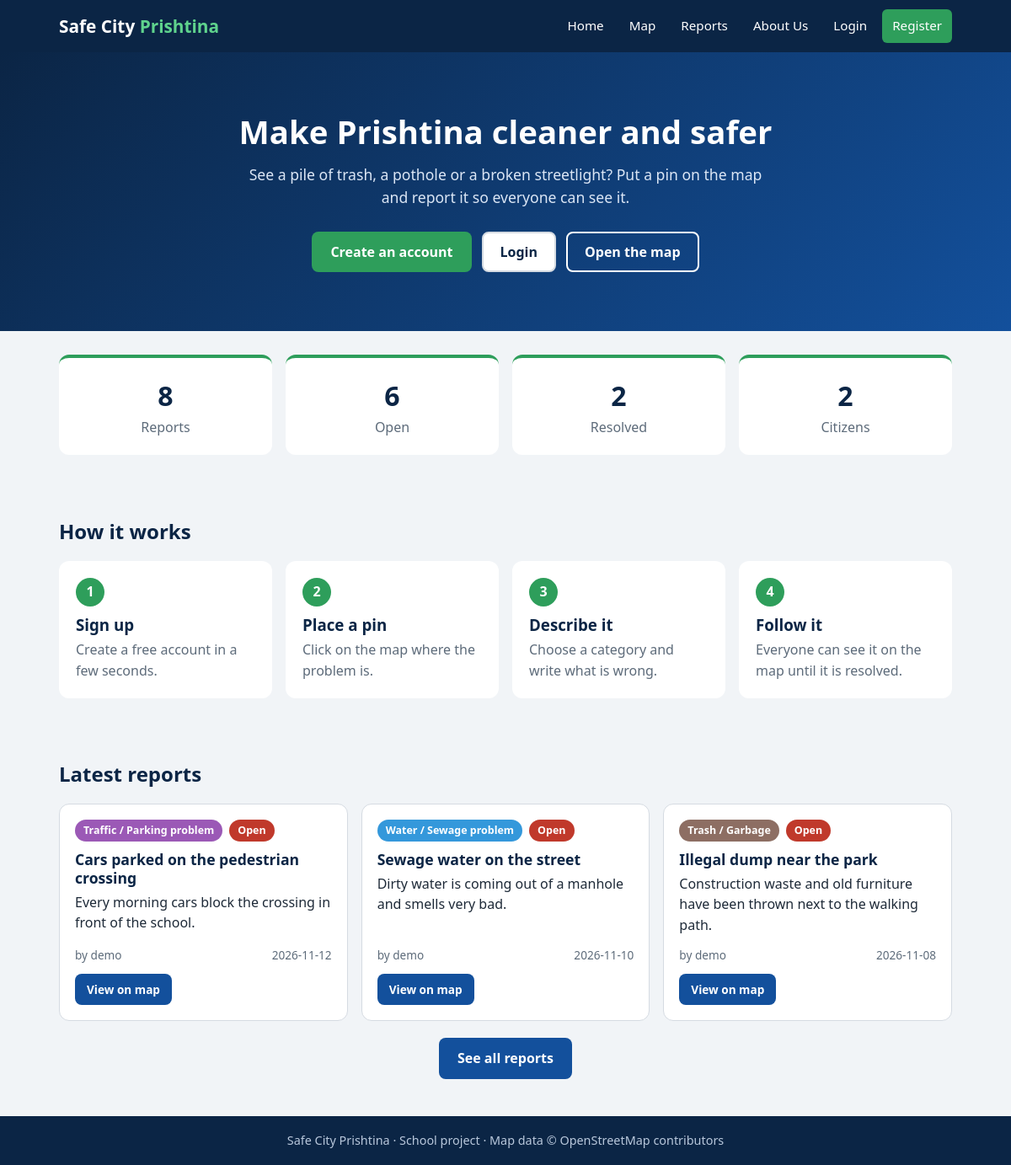
The page / on the database its author committed.
### tables this page shows
CREATE TABLE reports (
    id INTEGER PRIMARY KEY AUTOINCREMENT,
    user_id INTEGER NOT NULL,
    title TEXT NOT NULL,
    category TEXT NOT NULL,
    description TEXT NOT NULL,
    latitude REAL NOT NULL,
    longitude REAL NOT NULL,
    status TEXT NOT NULL DEFAULT 'open',
    created_at TEXT NOT NULL DEFAULT CURRENT_TIMESTAMP,
    FOREIGN KEY (user_id) REFERENCES users (id)
);

CREATE TABLE users (
    id INTEGER PRIMARY KEY AUTOINCREMENT,
    username TEXT NOT NULL UNIQUE,
    email TEXT NOT NULL UNIQUE,
    password_hash TEXT NOT NULL,
    created_at TEXT NOT NULL DEFAULT CURRENT_TIMESTAMP
);

### app.py (the view)
@app.route("/")
def index():
    db = get_db()
    stats = {
        "total": db.execute("SELECT COUNT(*) FROM reports").fetchone()[0],
        "open": db.execute("SELECT COUNT(*) FROM reports WHERE status = 'open'").fetchone()[0],
        "resolved": db.execute("SELECT COUNT(*) FROM reports WHERE status = 'resolved'").fetchone()[0],
        "users": db.execute("SELECT COUNT(*) FROM users").fetchone()[0],
    }
    return render_template("index.html", stats=stats, latest=fetch_reports(limit=3))

### app.py (called while the page is built)
def get_db():
    if "db" not in g:
        g.db = connect()
    return g.db

@app.before_request
def load_user():
    g.user = None
    user_id = session.get("user_id")
    if user_id is not None:
        g.user = get_db().execute(
            "SELECT id, username, email FROM users WHERE id = ?", (user_id,)
        ).fetchone()

@app.context_processor
def inject_globals():
    return {"categories": CATEGORIES, "statuses": STATUSES, "current_user": g.get("user")}

def report_to_dict(row):
    return {
        "id": row["id"],
        "title": row["title"],
        "category": row["category"],
        "category_label": CATEGORIES.get(row["category"], "Other"),
        "description": row["description"],
        "latitude": row["latitude"],
        "longitude": row["longitude"],
        "status": row["status"],
        "created_at": row["created_at"][:10],
        "username": row["username"],
        "can_edit": g.user is not None and g.user["id"] == row["user_id"],
    }

def fetch_reports(category=None, status=None, limit=None):
    sql = ("SELECT r.*, u.username FROM reports r "
           "JOIN users u ON u.id = r.user_id")
    conditions = []
    params = []
    if category in CATEGORIES:
        conditions.append("r.category = ?")
        params.append(category)
    if status in STATUSES:
        conditions.append("r.status = ?")
        params.append(status)
    if conditions:
        sql += " WHERE " + " AND ".join(conditions)
    sql += " ORDER BY r.created_at DESC, r.id DESC"
    if limit:
        sql += " LIMIT ?"
        params.append(limit)
    rows = get_db().execute(sql, params).fetchall()
    return [report_to_dict(row) for row in rows]

### database.py (called while the page is built)
def connect():
    connection = sqlite3.connect(DB_PATH)
    connection.row_factory = sqlite3.Row
    connection.execute("PRAGMA foreign_keys = ON")
    return connection

### templates/index.html
{% extends "base.html" %}
{% block content %}
<section class="hero">
    <div class="container">
        <h1>Make Prishtina cleaner and safer</h1>
        <p>See a pile of trash, a pothole or a broken streetlight? Put a pin on the map and report it so everyone can see it.</p>
        <div class="hero-buttons">
            {% if current_user %}
                <a href="{{ url_for('new_report') }}" class="btn btn-green">Report a problem</a>
            {% else %}
                <a href="{{ url_for('register') }}" class="btn btn-green">Create an account</a>
                <a href="{{ url_for('login') }}" class="btn btn-light">Login</a>
            {% endif %}
            <a href="{{ url_for('map_page') }}" class="btn btn-outline">Open the map</a>
        </div>
    </div>
</section>
<section class="container section">
    <div class="stats">
        <div class="stat"><strong>{{ stats.total }}</strong><span>Reports</span></div>
        <div class="stat"><strong>{{ stats.open }}</strong><span>Open</span></div>
        <div class="stat"><strong>{{ stats.resolved }}</strong><span>Resolved</span></div>
        <div class="stat"><strong>{{ stats.users }}</strong><span>Citizens</span></div>
    </div>
</section>
<section class="container section">
    <h2>How it works</h2>
    <div class="steps">
        <div class="step"><span class="step-number">1</span><h3>Sign up</h3><p>Create a free account in a few seconds.</p></div>
        <div class="step"><span class="step-number">2</span><h3>Place a pin</h3><p>Click on the map where the problem is.</p></div>
        <div class="step"><span class="step-number">3</span><h3>Describe it</h3><p>Choose a category and write what is wrong.</p></div>
        <div class="step"><span class="step-number">4</span><h3>Follow it</h3><p>Everyone can see it on the map until it is resolved.</p></div>
    </div>
</section>
<section class="container section">
    <h2>Latest reports</h2>
    <div class="report-list">
        {% for report in latest %}
            {% include "_report_card.html" %}
        {% else %}
            <p class="muted">There are no reports yet.</p>
        {% endfor %}
    </div>
    <p class="center"><a href="{{ url_for('reports_page') }}" class="btn btn-blue">See all reports</a></p>
</section>
{% endblock %}

### templates/_report_card.html (shortened to what this page needs)
<article class="report-card" data-id="{{ report.id }}">
    <div class="report-top">
        <span class="badge badge-{{ report.category }}">{{ report.category_label }}</span>
        <span class="badge status-{{ report.status }}">{{ statuses[report.status] }}</span>
    </div>
    <h3>{{ report.title }}</h3>
    <p>{{ report.description }}</p>
    <div class="report-meta">
        <span>by {{ report.username }}</span>
        <span>{{ report.created_at }}</span>
    </div>
    <div class="report-actions">
        <a href="{{ url_for('map_page') }}?focus={{ report.id }}" class="btn btn-small btn-blue">View on map</a>
    </div>
</article>

### static/css/style.css (style rules this page uses)
:root { --dark-blue: #0b2545; --blue: #13509c; --green: #2e9e5b; --green-dark: #247c47; --red: #c0392b; --white: #ffffff; --gray: #f1f4f7; --gray-dark: #d5dbe2; --text: #1e2a38; --muted: #5d6b7a; }
* { box-sizing: border-box; }
body { margin: 0; font-family: "Segoe UI", Roboto, Arial, sans-serif; color: var(--text); background: var(--gray); line-height: 1.55; min-height: 100vh; display: flex; flex-direction: column; }
h1, h2, h3 { color: var(--dark-blue); line-height: 1.25; }
a { color: var(--blue); }
.container { width: 100%; max-width: 1100px; margin: 0 auto; padding: 0 20px; }
.section { padding-top: 28px; padding-bottom: 28px; }
.center { text-align: center; }
.hero { background: linear-gradient(135deg, var(--dark-blue), var(--blue)); color: var(--white); padding: 70px 0; text-align: center; }
.hero h1 { color: var(--white); font-size: 2.4rem; margin: 0 0 14px; }
.hero p { max-width: 620px; margin: 0 auto 26px; font-size: 1.1rem; color: #dbe6f5; }
.hero-buttons { display: flex; gap: 12px; justify-content: center; flex-wrap: wrap; }
.btn { display: inline-block; border: 2px solid transparent; border-radius: 8px; padding: 10px 20px; font-size: 1rem; font-weight: 600; text-decoration: none; cursor: pointer; font-family: inherit; }
.btn-small { padding: 6px 12px; font-size: 0.85rem; }
.btn-green { background: var(--green); color: var(--white); }
.btn-blue { background: var(--blue); color: var(--white); }
.btn-light { background: var(--white); color: var(--dark-blue); border-color: var(--gray-dark); }
.btn-outline { background: transparent; color: var(--white); border-color: var(--white); }
.stats { display: grid; grid-template-columns: repeat(4, 1fr); gap: 16px; }
.stat { background: var(--white); border-radius: 12px; padding: 20px; text-align: center; border-top: 4px solid var(--green); }
.stat strong { display: block; font-size: 2rem; color: var(--dark-blue); }
.stat span { color: var(--muted); }
.steps { display: grid; grid-template-columns: repeat(4, 1fr); gap: 16px; }
.step { background: var(--white); border-radius: 12px; padding: 20px; }
.step h3 { margin: 10px 0 6px; }
.step p { margin: 0; color: var(--muted); }
.step-number { display: inline-flex; width: 34px; height: 34px; border-radius: 50%; background: var(--green); color: var(--white); font-weight: 700; align-items: center; justify-content: center; }
.report-list { display: grid; grid-template-columns: repeat(auto-fill, minmax(300px, 1fr)); gap: 16px; margin-bottom: 20px; }
.report-card { background: var(--white); border-radius: 12px; padding: 18px; display: flex; flex-direction: column; border: 1px solid var(--gray-dark); }
.report-card h3 { margin: 10px 0 6px; font-size: 1.1rem; }
.report-card p { margin: 0 0 12px; color: var(--text); }
.report-top { display: flex; gap: 8px; flex-wrap: wrap; }
.report-meta { display: flex; justify-content: space-between; color: var(--muted); font-size: 0.85rem; margin-top: auto; padding-bottom: 12px; }
.report-actions { display: flex; gap: 8px; flex-wrap: wrap; }
.badge { display: inline-block; padding: 3px 10px; border-radius: 999px; font-size: 0.78rem; font-weight: 600; color: var(--white); }
.badge-trash { background: #8d6e63; }
.badge-water { background: #3498db; }
.badge-traffic { background: #9b59b6; }
.status-open { background: var(--red); }

### rows shown on the page
reports: category_label "Traffic / Parking problem", status "Open", title "Cars parked on the pedestrian crossing", description "Every morning cars block the crossing in front of the school.", username "demo", created_at "2026-11-12"
reports: category_label "Water / Sewage problem", status "Open", title "Sewage water on the street", description "Dirty water is coming out of a manhole and smells very bad.", username "demo", created_at "2026-11-10"
reports: category_label "Trash / Garbage", status "Open", title "Illegal dump near the park", description "Construction waste and old furniture have been thrown next to the walking path.", username "demo", created_at "2026-11-08"

### other values the page prints
{{ stats.total }} "8"
{{ stats.open }} "6"
{{ stats.resolved }} "2"
{{ stats.users }} "2"
